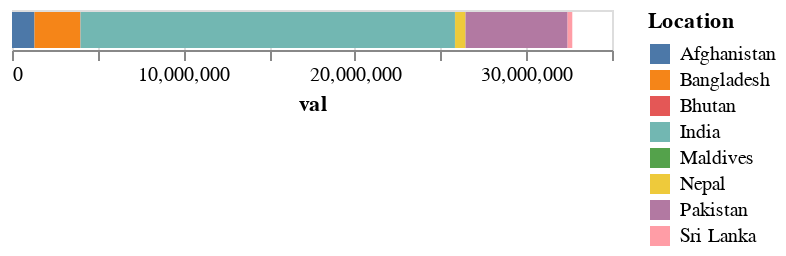

The cell this chart's notebook holds for it:
### Code cell
d0 = pd.read_pickle("cleaned/births.pkl")
alt.Chart(d0.query("Region == 'Südasien' & year == 2024 & Scenario == 'Reference'")).mark_bar().encode(
    alt.X("val"),
    alt.Color('Location')
)

### Figure 1 — Vega-Lite specification as saved in the notebook (floating-point values rounded to 4 significant figures)
{"config": {"view": {"continuousWidth": 300, "continuousHeight": 300}}, "data": {"name": "data-de2e34e894f0695bcc60cef6f1511baa"}, "mark": {"type": "bar"}, "encoding": {"color": {"field": "Location", "type": "nominal"}, "x": {"field": "val", "type": "quantitative"}}, "$schema": "https://vega.github.io/schema/vega-lite/v5.16.3.json", "datasets": {"data-de2e34e894f0695bcc60cef6f1511baa": [{"Location": "Maldives", "Code": "MDV", "Region": "Südasien", "year": "2024-01-01T00:00:00", "Scenario": "Reference", "val": 5936.0, "lower": 4979.0, "upper": 6830.0}, {"Location": "Sri Lanka", "Code": "LKA", "Region": "Südasien", "year": "2024-01-01T00:00:00", "Scenario": "Reference", "val": 286900.0, "lower": 231100.0, "upper": 342600.0}, {"Location": "Afghanistan", "Code": "AFG", "Region": "Südasien", "year": "2024-01-01T00:00:00", "Scenario": "Reference", "val": 1313000.0, "lower": 883600.0, "upper": 1717000.0}, {"Location": "Bangladesh", "Code": "BGD", "Region": "Südasien", "year": "2024-01-01T00:00:00", "Scenario": "Reference", "val": 2672000.0, "lower": 2142000.0, "upper": 3217000.0}, {"Location": "Bhutan", "Code": "BTN", "Region": "Südasien", "year": "2024-01-01T00:00:00", "Scenario": "Reference", "val": 12240.0, "lower": 10530.0, "upper": 13830.0}, {"Location": "India", "Code": "IND", "Region": "Südasien", "year": "2024-01-01T00:00:00", "Scenario": "Reference", "val": 21840000.0, "lower": 18320000.0, "upper": 25700000.0}, {"Location": "Nepal", "Code": "NPL", "Region": "Südasien", "year": "2024-01-01T00:00:00", "Scenario": "Reference", "val": 610400.0, "lower": 515100.0, "upper": 725900.0}, {"Location": "Pakistan", "Code": "PAK", "Region": "Südasien", "year": "2024-01-01T00:00:00", "Scenario": "Reference", "val": 5941000.0, "lower": 5127000.0, "upper": 6915000.0}]}}
